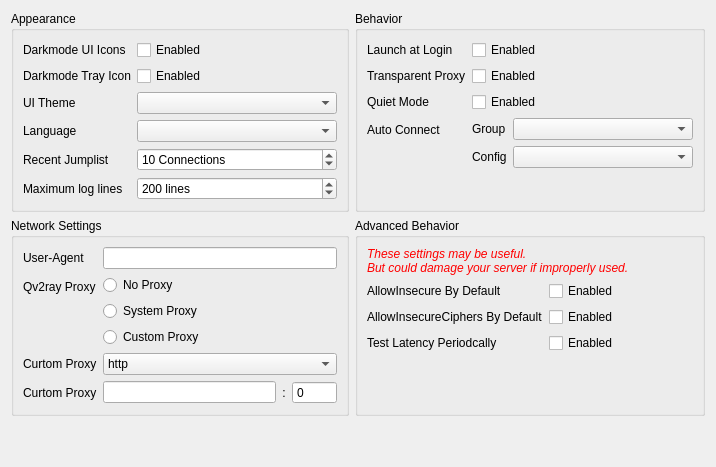
     <widget class="QWidget" name="tabWidgetPage1">
      <attribute name="title">
       <string>General Settings</string>
      </attribute>
      <layout class="QVBoxLayout" name="verticalLayout_3">
       <item>
        <layout class="QGridLayout" name="gridLayout_3" columnstretch="1,1">
         <item row="0" column="0">
          <widget class="QGroupBox" name="groupBox_4">
           <property name="title">
            <string>Appearance</string>
           </property>
           <layout class="QFormLayout" name="formLayout_12">
            <item row="0" column="0">
             <widget class="QLabel" name="darkThemeLabel">
              <property name="text">
               <string>Darkmode UI Icons</string>
              </property>
             </widget>
            </item>
            <item row="0" column="1">
             <widget class="QCheckBox" name="darkThemeCB">
              <property name="text">
               <string>Enabled</string>
              </property>
             </widget>
            </item>
            <item row="1" column="0">
             <widget class="QLabel" name="label_36">
              <property name="text">
               <string>Darkmode Tray Icon</string>
              </property>
             </widget>
            </item>
            <item row="1" column="1">
             <widget class="QCheckBox" name="darkTrayCB">
              <property name="text">
               <string>Enabled</string>
              </property>
             </widget>
            </item>
            <item row="2" column="0">
             <widget class="QLabel" name="label_35">
              <property name="text">
               <string>UI Theme</string>
              </property>
             </widget>
            </item>
            <item row="2" column="1">
             <widget class="QComboBox" name="themeCombo">
              <property name="minimumSize">
               <size>
                <width>200</width>
                <height>0</height>
               </size>
              </property>
             </widget>
            </item>
            <item row="3" column="0">
             <widget class="QLabel" name="label_6">
              <property name="text">
               <string>Language</string>
              </property>
             </widget>
            </item>
            <item row="3" column="1">
             <widget class="QComboBox" name="languageComboBox">
              <property name="sizePolicy">
               <sizepolicy hsizetype="Preferred" vsizetype="Fixed">
                <horstretch>0</horstretch>
                <verstretch>0</verstretch>
               </sizepolicy>
              </property>
              <property name="minimumSize">
               <size>
                <width>100</width>
                <height>0</height>
               </size>
              </property>
             </widget>
            </item>
            <item row="5" column="0">
             <widget class="QLabel" name="label_48">
              <property name="text">
               <string>Maximum log lines</string>
              </property>
             </widget>
            </item>
            <item row="5" column="1">
             <widget class="QSpinBox" name="maxLogLinesSB">
              <property name="sizePolicy">
               <sizepolicy hsizetype="MinimumExpanding" vsizetype="Fixed">
                <horstretch>0</horstretch>
                <verstretch>0</verstretch>
               </sizepolicy>
              </property>
              <property name="accelerated">
               <bool>true</bool>
              </property>
              <property name="suffix">
               <string> lines</string>
              </property>
              <property name="minimum">
               <number>10</number>
              </property>
              <property name="maximum">
               <number>2500</number>
              </property>
              <property name="value">
               <number>200</number>
              </property>
             </widget>
            </item>
            <item row="4" column="0">
             <widget class="QLabel" name="label_55">
              <property name="text">
               <string>Recent Jumplist</string>
              </property>
             </widget>
            </item>
            <item row="4" column="1">
             <widget class="QSpinBox" name="jumpListCountSB">
              <property name="suffix">
               <string> Connections</string>
              </property>
              <property name="minimum">
               <number>3</number>
              </property>
              <property name="maximum">
               <number>30</number>
              </property>
              <property name="value">
               <number>10</number>
              </property>
             </widget>
            </item>
           </layout>
          </widget>
         </item>
         <item row="0" column="1">
          <widget class="QGroupBox" name="groupBox9">
           <property name="title">
            <string>Behavior</string>
           </property>
           <layout class="QFormLayout" name="formLayout_14">
            <item row="0" column="0">
             <widget class="QLabel" name="label_5">
              <property name="text">
               <string>Launch at Login</string>
              </property>
             </widget>
            </item>
            <item row="0" column="1">
             <widget class="QCheckBox" name="startWithLoginCB">
              <property name="text">
               <string>Enabled</string>
              </property>
             </widget>
            </item>
            <item row="1" column="0">
             <widget class="QLabel" name="label_7">
              <property name="text">
               <string>Transparent Proxy</string>
              </property>
             </widget>
            </item>
            <item row="1" column="1">
             <widget class="QCheckBox" name="tProxyCheckBox">
              <property name="text">
               <string>Enabled</string>
              </property>
             </widget>
            </item>
            <item row="2" column="1">
             <widget class="QCheckBox" name="quietModeCB">
              <property name="text">
               <string>Enabled</string>
              </property>
             </widget>
            </item>
            <item row="3" column="0">
             <widget class="QLabel" name="label_19">
              <property name="text">
               <string>Auto Connect</string>
              </property>
             </widget>
            </item>
            <item row="3" column="1">
             <layout class="QFormLayout" name="formLayout_16">
              <item row="1" column="1">
               <widget class="QComboBox" name="autoStartConnCombo"/>
              </item>
              <item row="1" column="0">
               <widget class="QLabel" name="label_61">
                <property name="text">
                 <string>Config</string>
                </property>
               </widget>
              </item>
              <item row="0" column="1">
               <widget class="QComboBox" name="autoStartSubsCombo">
                <property name="minimumSize">
                 <size>
                  <width>180</width>
                  <height>0</height>
                 </size>
                </property>
                <item>
                 <property name="text">
                  <string/>
                 </property>
                </item>
               </widget>
              </item>
              <item row="0" column="0">
               <widget class="QLabel" name="label_60">
                <property name="text">
                 <string>Group</string>
                </property>
               </widget>
              </item>
             </layout>
            </item>
            <item row="2" column="0">
             <widget class="QLabel" name="label_86">
              <property name="text">
               <string>Quiet Mode</string>
              </property>
             </widget>
            </item>
           </layout>
          </widget>
         </item>
         <item row="1" column="0">
          <widget class="QGroupBox" name="groupBox3">
           <property name="title">
            <string>Network Settings</string>
           </property>
           <layout class="QFormLayout" name="formLayout_13">
            <item row="0" column="0">
             <widget class="QLabel" name="label_67">
              <property name="text">
               <string>User-Agent</string>
              </property>
             </widget>
            </item>
            <item row="0" column="1">
             <widget class="QLineEdit" name="qvNetworkUATxt">
              <property name="text">
               <string/>
              </property>
             </widget>
            </item>
            <item row="1" column="0">
             <widget class="QLabel" name="label_71">
              <property name="text">
               <string>Qv2ray Proxy</string>
              </property>
             </widget>
            </item>
            <item row="1" column="1">
             <layout class="QVBoxLayout" name="verticalLayout_8">
              <item>
               <widget class="QRadioButton" name="qvProxyNoProxy">
                <property name="text">
                 <string>No Proxy</string>
                </property>
               </widget>
              </item>
              <item>
               <widget class="QRadioButton" name="qvProxySystemProxy">
                <property name="text">
                 <string>System Proxy</string>
                </property>
               </widget>
              </item>
              <item>
               <widget class="QRadioButton" name="qvProxyCustomProxy">
                <property name="text">
                 <string>Custom Proxy</string>
                </property>
               </widget>
              </item>
             </layout>
            </item>
            <item row="2" column="0">
             <widget class="QLabel" name="label_64">
              <property name="text">
               <string>Curtom Proxy</string>
              </property>
             </widget>
            </item>
            <item row="2" column="1">
             <widget class="QComboBox" name="qvProxyTypeCombo">
              <item>
               <property name="text">
                <string notr="true">http</string>
               </property>
              </item>
              <item>
               <property name="text">
                <string notr="true">socks</string>
               </property>
              </item>
             </widget>
            </item>
            <item row="3" column="0">
             <widget class="QLabel" name="label_66">
              <property name="text">
               <string>Curtom Proxy</string>
              </property>
             </widget>
            </item>
            <item row="3" column="1">
             <layout class="QHBoxLayout" name="horizontalLayout_2">
              <item>
               <widget class="QLineEdit" name="qvProxyAddressTxt"/>
              </item>
              <item>
               <widget class="QLabel" name="label_74">
                <property name="text">
                 <string>:</string>
                </property>
                <property name="alignment">
                 <set>Qt::AlignCenter</set>
                </property>
               </widget>
              </item>
              <item>
               <widget class="QSpinBox" name="qvProxyPortCB">
                <property name="buttonSymbols">
                 <enum>QAbstractSpinBox::NoButtons</enum>
                </property>
                <property name="minimum">
                 <number>0</number>
                </property>
                <property name="maximum">
                 <number>65535</number>
                </property>
               </widget>
              </item>
             </layout>
            </item>
           </layout>
          </widget>
         </item>
         <item row="1" column="1">
          <widget class="QGroupBox" name="groupBox_8">
           <property name="title">
            <string>Advanced Behavior</string>
           </property>
           <layout class="QFormLayout" name="formLayout_5">
            <item row="1" column="0">
             <widget class="QLabel" name="label_82">
              <property name="text">
               <string>AllowInsecure By Default</string>
              </property>
             </widget>
            </item>
            <item row="1" column="1">
             <widget class="QCheckBox" name="setAllowInsecureCB">
              <property name="toolTip">
               <string>Enable &quot;AllowInsecure&quot; settings for all connections when importing.
This could resolve the certificate issues, but also could let one performing TLS MITM attack.</string>
              </property>
              <property name="text">
               <string>Enabled</string>
              </property>
             </widget>
            </item>
            <item row="3" column="0">
             <widget class="QLabel" name="label_83">
              <property name="text">
               <string>Test Latency Periodcally</string>
              </property>
             </widget>
            </item>
            <item row="3" column="1">
             <widget class="QCheckBox" name="setTestLatenctCB">
              <property name="toolTip">
               <string>Run TCPing or ICMPing periodcally after connecting to a server.
Qv2ray will give a more accurate latency value if Enabled, but makes it easy to fingerprint the connection.</string>
              </property>
              <property name="text">
               <string>Enabled</string>
              </property>
             </widget>
            </item>
            <item row="0" column="0" colspan="2">
             <widget class="QLabel" name="label_84">
              <property name="font">
               <font>
                <weight>50</weight>
                <italic>true</italic>
                <bold>false</bold>
               </font>
              </property>
              <property name="styleSheet">
               <string notr="true">color: red;</string>
              </property>
              <property name="text">
               <string>These settings may be useful.
But could damage your server if improperly used.</string>
              </property>
             </widget>
            </item>
            <item row="2" column="0">
             <widget class="QLabel" name="label_85">
              <property name="text">
               <string>AllowInsecureCiphers By Default</string>
              </property>
             </widget>
            </item>
            <item row="2" column="1">
             <widget class="QCheckBox" name="setAllowInsecureCiphersCB">
              <property name="text">
               <string>Enabled</string>
              </property>
             </widget>
            </item>
           </layout>
          </widget>
         </item>
        </layout>
       </item>
       <item>
        <spacer name="verticalSpacer">
         <property name="orientation">
          <enum>Qt::Vertical</enum>
         </property>
         <property name="sizeHint" stdset="0">
          <size>
           <width>20</width>
           <height>40</height>
          </size>
         </property>
        </spacer>
       </item>
      </layout>
     </widget>
